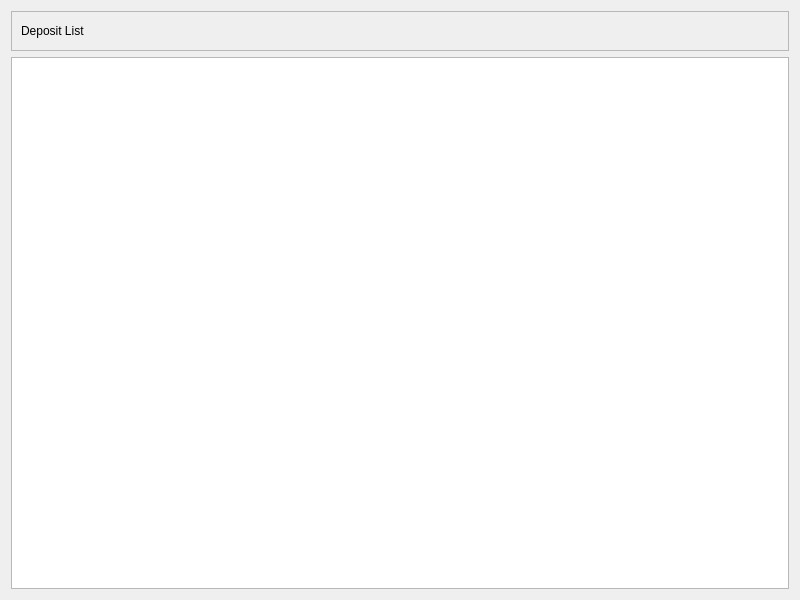
<?xml version="1.0" encoding="UTF-8"?>
<ui version="4.0">
 <class>DepositListView</class>
 <widget class="QWidget" name="DepositListView">
  <property name="geometry">
   <rect>
    <x>0</x>
    <y>0</y>
    <width>800</width>
    <height>600</height>
   </rect>
  </property>
  <property name="windowTitle">
   <string>Form</string>
  </property>
  <property name="styleSheet">
   <string notr="true">/*#topFrame {
border: none;
background: qlineargradient(x1: 0, y1: 0, x2: 0, y2: 1,
stop: 0 #a6a6a6, stop: 0.08 #7f7f7f,
stop: 0.39999 #717171, stop: 0.4 #626262,
stop: 0.9 #4c4c4c, stop: 1 #333333);
}

#bottomFrame {
border: none;
background: white;
}

#topFrame QLabel {
color: #fff;
}

#topFrame QPushButton {
color: #333;
border: 2px solid #555;
border-radius: 11px;
padding: 5px;
background: qradialgradient(cx: 0.3, cy: -0.4,
fx: 0.3, fy: -0.4,
radius: 1.35, stop: 0 #fff, stop: 1 #888);
min-width: 80px;
}

#topFrame QPushButton:hover {
background: qradialgradient(cx: 0.3, cy: -0.4,
fx: 0.3, fy: -0.4,
radius: 1.35, stop: 0 #fff, stop: 1 #bbb);
}

#topFrame QPushButton:pressed {
background: qradialgradient(cx: 0.4, cy: -0.1,
fx: 0.4, fy: -0.1,
radius: 1.35, stop: 0 #fff, stop: 1 #ddd);
}
*/</string>
  </property>
  <layout class="QVBoxLayout" name="verticalLayout">
   <item>
    <widget class="QFrame" name="topFrame">
     <property name="sizePolicy">
      <sizepolicy hsizetype="Preferred" vsizetype="Fixed">
       <horstretch>0</horstretch>
       <verstretch>0</verstretch>
      </sizepolicy>
     </property>
     <property name="frameShape">
      <enum>QFrame::StyledPanel</enum>
     </property>
     <property name="frameShadow">
      <enum>QFrame::Raised</enum>
     </property>
     <layout class="QHBoxLayout" name="horizontalLayout_3">
      <item>
       <widget class="QLabel" name="titleLabel">
        <property name="text">
         <string>Deposit List</string>
        </property>
       </widget>
      </item>
      <item>
       <spacer name="horizontalSpacer_2">
        <property name="orientation">
         <enum>Qt::Horizontal</enum>
        </property>
        <property name="sizeHint" stdset="0">
         <size>
          <width>548</width>
          <height>20</height>
         </size>
        </property>
       </spacer>
      </item>
     </layout>
    </widget>
   </item>
   <item>
    <widget class="QTableWidget" name="depositTableWidget">
     <property name="editTriggers">
      <set>QAbstractItemView::NoEditTriggers</set>
     </property>
     <property name="selectionMode">
      <enum>QAbstractItemView::NoSelection</enum>
     </property>
     <attribute name="verticalHeaderVisible">
      <bool>false</bool>
     </attribute>
    </widget>
   </item>
  </layout>
 </widget>
 <resources/>
 <connections/>
</ui>
